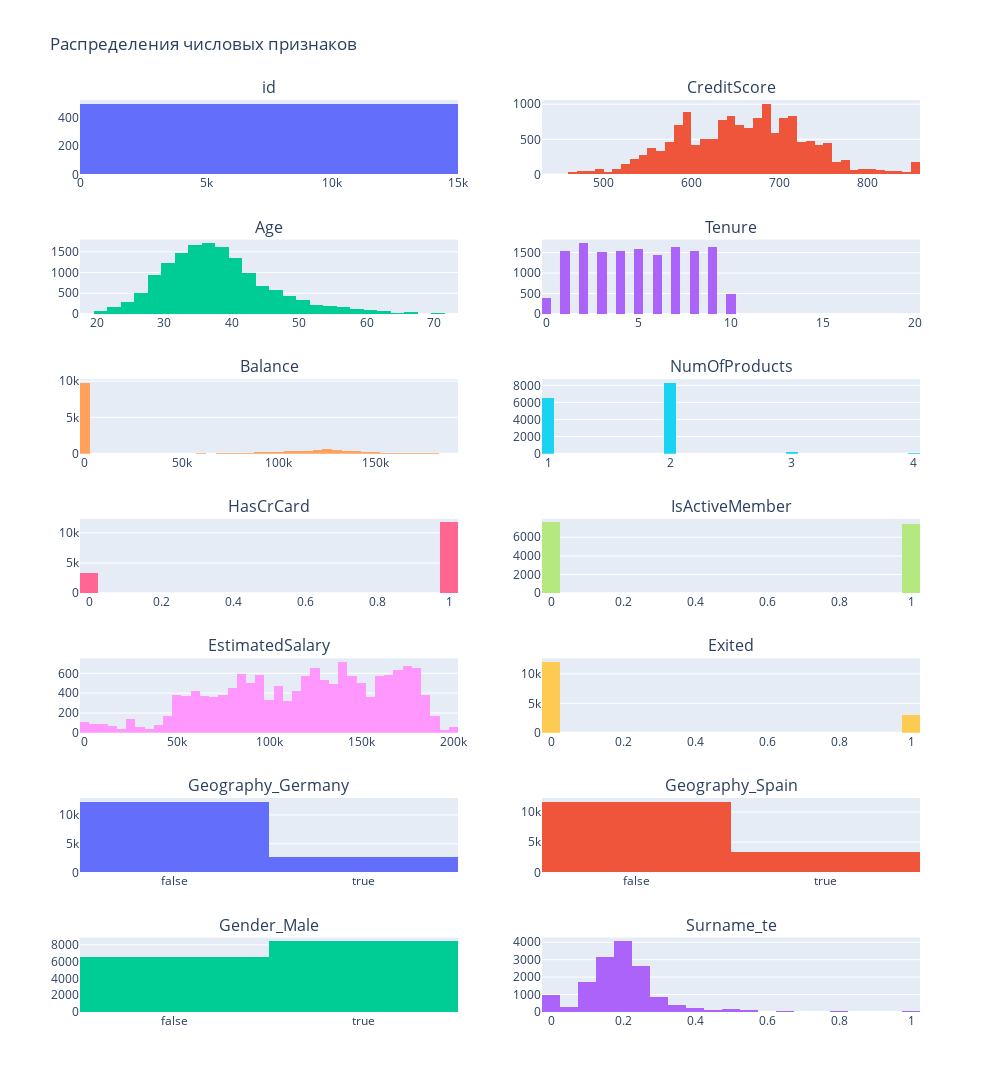

Notebook code for this chart:
### Code cell
import plotly.graph_objects as go
from plotly.subplots import make_subplots

n = len(num_features)
n_cols = 2
n_rows = (n + 1) // n_cols

fig = make_subplots(rows=n_rows, cols=n_cols, subplot_titles=num_features)

for idx, feature in enumerate(num_features):
    row = idx // n_cols + 1
    col = idx % n_cols + 1

    fig.add_trace(
        go.Histogram(x=data[feature], nbinsx=50, name=feature, opacity=1),
        row=row,
        col=col
    )

# Общий вид
fig.update_layout(
    height=300 * n_rows,
    width=1000,
    title_text="Распределения числовых признаков",
    showlegend=False
)

fig.show()

### Figure 1 — Plotly figure (JSON) as saved in the notebook; plotly's stock layout.template omitted (floating-point values rounded to 4 significant figures; data arrays with more than 128 entries replaced by an {"elided": "..."} marker saying what was removed)
{"data": [{"name": "id", "nbinsx": 50, "opacity": 1, "type": "histogram", "x": {"elided": "15000 int values"}, "xaxis": "x", "yaxis": "y"}, {"name": "CreditScore", "nbinsx": 50, "opacity": 1, "type": "histogram", "x": {"elided": "15000 float values"}, "xaxis": "x2", "yaxis": "y2"}, {"name": "Age", "nbinsx": 50, "opacity": 1, "type": "histogram", "x": {"elided": "15000 float values"}, "xaxis": "x3", "yaxis": "y3"}, {"name": "Tenure", "nbinsx": 50, "opacity": 1, "type": "histogram", "x": {"elided": "15000 float values"}, "xaxis": "x4", "yaxis": "y4"}, {"name": "Balance", "nbinsx": 50, "opacity": 1, "type": "histogram", "x": {"elided": "15000 float values"}, "xaxis": "x5", "yaxis": "y5"}, {"name": "NumOfProducts", "nbinsx": 50, "opacity": 1, "type": "histogram", "x": {"elided": "15000 float values"}, "xaxis": "x6", "yaxis": "y6"}, {"name": "HasCrCard", "nbinsx": 50, "opacity": 1, "type": "histogram", "x": {"elided": "15000 float values"}, "xaxis": "x7", "yaxis": "y7"}, {"name": "IsActiveMember", "nbinsx": 50, "opacity": 1, "type": "histogram", "x": {"elided": "15000 float values"}, "xaxis": "x8", "yaxis": "y8"}, {"name": "EstimatedSalary", "nbinsx": 50, "opacity": 1, "type": "histogram", "x": {"elided": "15000 float values"}, "xaxis": "x9", "yaxis": "y9"}, {"name": "Exited", "nbinsx": 50, "opacity": 1, "type": "histogram", "x": {"elided": "15000 float values"}, "xaxis": "x10", "yaxis": "y10"}, {"name": "Geography_Germany", "nbinsx": 50, "opacity": 1, "type": "histogram", "x": {"elided": "15000 bool values"}, "xaxis": "x11", "yaxis": "y11"}, {"name": "Geography_Spain", "nbinsx": 50, "opacity": 1, "type": "histogram", "x": {"elided": "15000 bool values"}, "xaxis": "x12", "yaxis": "y12"}, {"name": "Gender_Male", "nbinsx": 50, "opacity": 1, "type": "histogram", "x": {"elided": "15000 bool values"}, "xaxis": "x13", "yaxis": "y13"}, {"name": "Surname_te", "nbinsx": 50, "opacity": 1, "type": "histogram", "x": {"elided": "15000 float values"}, "xaxis": "x14", "yaxis": "y14"}], "layout": {"annotations": [{"font": {"size": 16}, "showarrow": false, "text": "id", "x": 0.225, "xanchor": "center", "xref": "paper", "y": 1.0, "yanchor": "bottom", "yref": "paper"}, {"font": {"size": 16}, "showarrow": false, "text": "CreditScore", "x": 0.775, "xanchor": "center", "xref": "paper", "y": 1.0, "yanchor": "bottom", "yref": "paper"}, {"font": {"size": 16}, "showarrow": false, "text": "Age", "x": 0.225, "xanchor": "center", "xref": "paper", "y": 0.8469, "yanchor": "bottom", "yref": "paper"}, {"font": {"size": 16}, "showarrow": false, "text": "Tenure", "x": 0.775, "xanchor": "center", "xref": "paper", "y": 0.8469, "yanchor": "bottom", "yref": "paper"}, {"font": {"size": 16}, "showarrow": false, "text": "Balance", "x": 0.225, "xanchor": "center", "xref": "paper", "y": 0.6939, "yanchor": "bottom", "yref": "paper"}, {"font": {"size": 16}, "showarrow": false, "text": "NumOfProducts", "x": 0.775, "xanchor": "center", "xref": "paper", "y": 0.6939, "yanchor": "bottom", "yref": "paper"}, {"font": {"size": 16}, "showarrow": false, "text": "HasCrCard", "x": 0.225, "xanchor": "center", "xref": "paper", "y": 0.5408, "yanchor": "bottom", "yref": "paper"}, {"font": {"size": 16}, "showarrow": false, "text": "IsActiveMember", "x": 0.775, "xanchor": "center", "xref": "paper", "y": 0.5408, "yanchor": "bottom", "yref": "paper"}, {"font": {"size": 16}, "showarrow": false, "text": "EstimatedSalary", "x": 0.225, "xanchor": "center", "xref": "paper", "y": 0.3878, "yanchor": "bottom", "yref": "paper"}, {"font": {"size": 16}, "showarrow": false, "text": "Exited", "x": 0.775, "xanchor": "center", "xref": "paper", "y": 0.3878, "yanchor": "bottom", "yref": "paper"}, {"font": {"size": 16}, "showarrow": false, "text": "Geography_Germany", "x": 0.225, "xanchor": "center", "xref": "paper", "y": 0.2347, "yanchor": "bottom", "yref": "paper"}, {"font": {"size": 16}, "showarrow": false, "text": "Geography_Spain", "x": 0.775, "xanchor": "center", "xref": "paper", "y": 0.2347, "yanchor": "bottom", "yref": "paper"}, {"font": {"size": 16}, "showarrow": false, "text": "Gender_Male", "x": 0.225, "xanchor": "center", "xref": "paper", "y": 0.08163, "yanchor": "bottom", "yref": "paper"}, {"font": {"size": 16}, "showarrow": false, "text": "Surname_te", "x": 0.775, "xanchor": "center", "xref": "paper", "y": 0.08163, "yanchor": "bottom", "yref": "paper"}], "height": 2100, "showlegend": false, "title": {"text": "Распределения числовых признаков"}, "width": 1000, "xaxis": {"anchor": "y", "domain": [0, 0.45]}, "xaxis10": {"anchor": "y10", "domain": [0.55, 1]}, "xaxis11": {"anchor": "y11", "domain": [0, 0.45]}, "xaxis12": {"anchor": "y12", "domain": [0.55, 1]}, "xaxis13": {"anchor": "y13", "domain": [0, 0.45]}, "xaxis14": {"anchor": "y14", "domain": [0.55, 1]}, "xaxis2": {"anchor": "y2", "domain": [0.55, 1]}, "xaxis3": {"anchor": "y3", "domain": [0, 0.45]}, "xaxis4": {"anchor": "y4", "domain": [0.55, 1]}, "xaxis5": {"anchor": "y5", "domain": [0, 0.45]}, "xaxis6": {"anchor": "y6", "domain": [0.55, 1]}, "xaxis7": {"anchor": "y7", "domain": [0, 0.45]}, "xaxis8": {"anchor": "y8", "domain": [0.55, 1]}, "xaxis9": {"anchor": "y9", "domain": [0, 0.45]}, "yaxis": {"anchor": "x", "domain": [0.9184, 1.0]}, "yaxis10": {"anchor": "x10", "domain": [0.3061, 0.3878]}, "yaxis11": {"anchor": "x11", "domain": [0.1531, 0.2347]}, "yaxis12": {"anchor": "x12", "domain": [0.1531, 0.2347]}, "yaxis13": {"anchor": "x13", "domain": [0, 0.08163]}, "yaxis14": {"anchor": "x14", "domain": [0, 0.08163]}, "yaxis2": {"anchor": "x2", "domain": [0.9184, 1.0]}, "yaxis3": {"anchor": "x3", "domain": [0.7653, 0.8469]}, "yaxis4": {"anchor": "x4", "domain": [0.7653, 0.8469]}, "yaxis5": {"anchor": "x5", "domain": [0.6122, 0.6939]}, "yaxis6": {"anchor": "x6", "domain": [0.6122, 0.6939]}, "yaxis7": {"anchor": "x7", "domain": [0.4592, 0.5408]}, "yaxis8": {"anchor": "x8", "domain": [0.4592, 0.5408]}, "yaxis9": {"anchor": "x9", "domain": [0.3061, 0.3878]}}}
